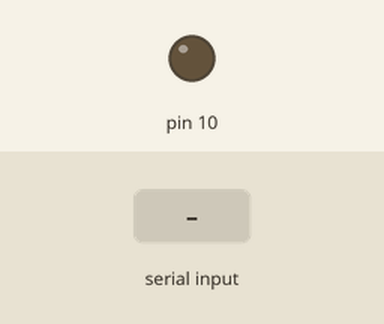
Simulated run of this sketch. Board: Arduino Uno, built with avr-gcc and run on an emulated ATmega328P. Parts: output pins drawn as LEDs (lit = HIGH). The test bench sets the inputs (shaded band). What the sketch prints to the serial monitor is not drawn.

Above: at 1.2 s.
1.3 s: "2400\n" received over Serial
At 2.1 s:
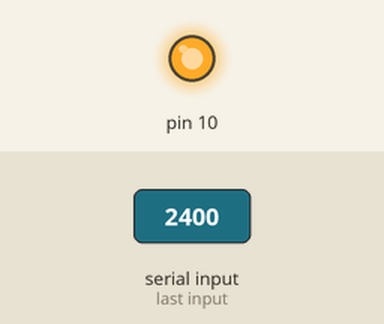
Timing chart, 0 to 4.3 s (numbered marks = the images above; inputs shaded):
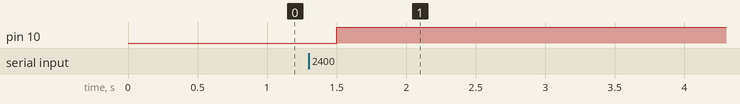

Measured:
- after the input at 1.3 s, pin 10: LOW → HIGH after 0.20 s

The sketch:

final_serial.ino
```cpp
int incomingByte = 0; // for incoming serial data
int langeDec[5] = {0, 0, 0, 0, 0};
int lange = 0;
int drehungDec = 0;
String drehung;

void setup() {
  Serial.begin(9600); // opens serial port, sets data rate to 9600 bps
  pinMode(10, OUTPUT);
}

void loop() {
  if (Serial){
  if (Serial.available() > 0) {
    for (int i=0; i < (sizeof(langeDec)/sizeof(langeDec[0])); i++){
      langeDec[i] = Serial.read();
    }

    lange = (langeDec[0]-48)*1000+(langeDec[1]-48)*100+(langeDec[2]-48)*10+(langeDec[3]-48);
    drehungDec = langeDec[4];

    if (drehungDec == 76){
      drehung = "L";
    } else if (drehungDec == 82){
      drehung = "R";
    } else {
      drehung = "no data";
    }
    if (lange == 2400) {
      digitalWrite(10, HIGH);
      delay(5000);
    } else {
      digitalWrite(10, LOW);
    }
    Serial.println("D");
    Serial.flush();
  } else {
    Serial.println("D");
  }
  }
  delay(500);
}
```
